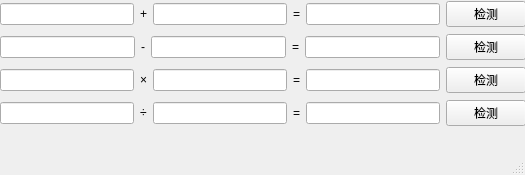
<?xml version="1.0" encoding="UTF-8"?>
<ui version="4.0">
 <class>MainWindow</class>
 <widget class="QMainWindow" name="MainWindow">
  <property name="geometry">
   <rect>
    <x>0</x>
    <y>0</y>
    <width>525</width>
    <height>175</height>
   </rect>
  </property>
  <property name="windowTitle">
   <string>算式成立检测</string>
  </property>
  <widget class="QWidget" name="centralwidget">
   <widget class="QWidget" name="">
    <property name="geometry">
     <rect>
      <x>0</x>
      <y>0</y>
      <width>526</width>
      <height>128</height>
     </rect>
    </property>
    <layout class="QVBoxLayout" name="verticalLayout">
     <item>
      <layout class="QHBoxLayout" name="horizontalLayout">
       <item>
        <widget class="QLineEdit" name="lineEdit"/>
       </item>
       <item>
        <widget class="QLabel" name="label">
         <property name="text">
          <string>+</string>
         </property>
        </widget>
       </item>
       <item>
        <widget class="QLineEdit" name="lineEdit_2"/>
       </item>
       <item>
        <widget class="QLabel" name="label_2">
         <property name="text">
          <string>=</string>
         </property>
        </widget>
       </item>
       <item>
        <widget class="QLineEdit" name="lineEdit_3"/>
       </item>
       <item>
        <widget class="QPushButton" name="pushButton">
         <property name="font">
          <font>
           <family>微软雅黑</family>
          </font>
         </property>
         <property name="text">
          <string>检测</string>
         </property>
        </widget>
       </item>
      </layout>
     </item>
     <item>
      <layout class="QHBoxLayout" name="horizontalLayout_2">
       <item>
        <widget class="QLineEdit" name="lineEdit_4"/>
       </item>
       <item>
        <widget class="QLabel" name="label_3">
         <property name="text">
          <string>-</string>
         </property>
        </widget>
       </item>
       <item>
        <widget class="QLineEdit" name="lineEdit_5"/>
       </item>
       <item>
        <widget class="QLabel" name="label_4">
         <property name="text">
          <string>=</string>
         </property>
        </widget>
       </item>
       <item>
        <widget class="QLineEdit" name="lineEdit_6"/>
       </item>
       <item>
        <widget class="QPushButton" name="pushButton_2">
         <property name="font">
          <font>
           <family>微软雅黑</family>
          </font>
         </property>
         <property name="text">
          <string>检测</string>
         </property>
        </widget>
       </item>
      </layout>
     </item>
     <item>
      <layout class="QHBoxLayout" name="horizontalLayout_4">
       <item>
        <widget class="QLineEdit" name="lineEdit_10"/>
       </item>
       <item>
        <widget class="QLabel" name="label_7">
         <property name="text">
          <string>×</string>
         </property>
        </widget>
       </item>
       <item>
        <widget class="QLineEdit" name="lineEdit_11"/>
       </item>
       <item>
        <widget class="QLabel" name="label_8">
         <property name="text">
          <string>=</string>
         </property>
        </widget>
       </item>
       <item>
        <widget class="QLineEdit" name="lineEdit_12"/>
       </item>
       <item>
        <widget class="QPushButton" name="pushButton_4">
         <property name="font">
          <font>
           <family>微软雅黑</family>
          </font>
         </property>
         <property name="text">
          <string>检测</string>
         </property>
        </widget>
       </item>
      </layout>
     </item>
     <item>
      <layout class="QHBoxLayout" name="horizontalLayout_3">
       <item>
        <widget class="QLineEdit" name="lineEdit_7"/>
       </item>
       <item>
        <widget class="QLabel" name="label_5">
         <property name="text">
          <string>÷</string>
         </property>
        </widget>
       </item>
       <item>
        <widget class="QLineEdit" name="lineEdit_8"/>
       </item>
       <item>
        <widget class="QLabel" name="label_6">
         <property name="text">
          <string>=</string>
         </property>
        </widget>
       </item>
       <item>
        <widget class="QLineEdit" name="lineEdit_9"/>
       </item>
       <item>
        <widget class="QPushButton" name="pushButton_3">
         <property name="font">
          <font>
           <family>微软雅黑</family>
          </font>
         </property>
         <property name="text">
          <string>检测</string>
         </property>
        </widget>
       </item>
      </layout>
     </item>
    </layout>
   </widget>
  </widget>
  <widget class="QMenuBar" name="menubar">
   <property name="geometry">
    <rect>
     <x>0</x>
     <y>0</y>
     <width>525</width>
     <height>23</height>
    </rect>
   </property>
  </widget>
  <widget class="QStatusBar" name="statusbar"/>
 </widget>
 <resources/>
 <connections/>
</ui>
